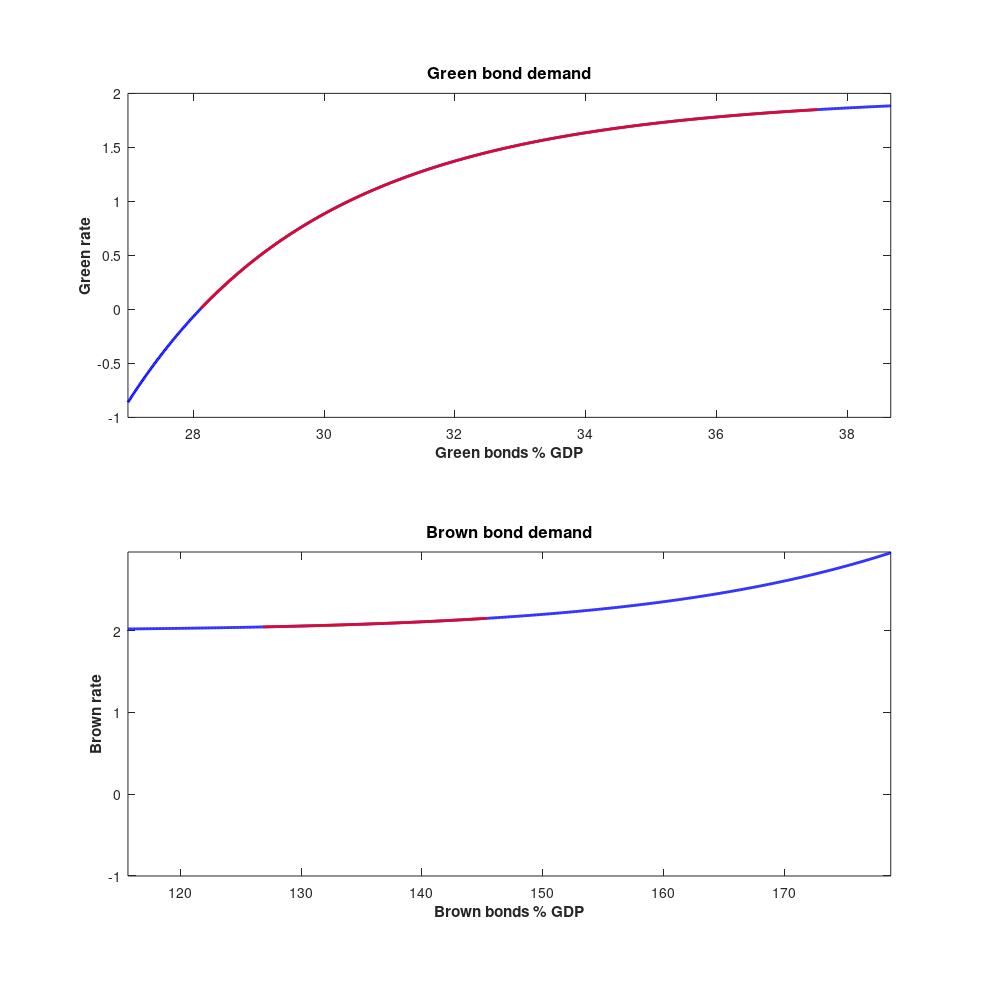

Here is the MATLAB script that generated this plot:
%%%%%%%%%%%%%%%%%%%%%%%%%%%%%%%%%%%%%%%%%%%%%%%%%%%%%%%%%%%%%%%%%%%%%%%%%%%
%%%%%%%%%%%%%%%Ferrari and Nispi Landi (IJCB 2023)%%%%%%%%%%%%%%%%%%%%%%%%%
%%%%%%%%%%%%%%%%%%%%%%%%%%%%%%%%%%%%%%%%%%%%%%%%%%%%%%%%%%%%%%%%%%%%%%%%%%%

% This file plots the bond functions in Figure 3


clear all; 
clc;
close all;
SAVE=0;
FigW=25;
FigH=FigW;
usedfont='Georgia';

load par_trans
load par_bond
load par_plot


N=1000;

bGstart=bHG(end);
bGend=bHG(1);

bBstart=bHB(end);
bBend=bHB(1);

gg = linspace(bGstart-0.1,bGend+0.1,N)';
bb = linspace(bBstart-1,bBend+3,N)';

gg2 = gg;
bb2 = bb;

gg2(1:96)=NaN*ones(96,1);
gg2(905:end)=NaN*ones(96,1);
bb2(1:177)=NaN*ones(177,1);
bb2(472:end)=NaN*ones(529,1);


rG=zeros(N,1);
rB=zeros(N,1);
rG2=zeros(N,1);
rB2=zeros(N,1);

for ii=1:N
    rG(ii)=theta/betta*(1-nuG./lam.*(gg(ii).^(-kappaG)));
    rB(ii)=theta/betta*(1+nuB./lam.*(bb(ii).^(+kappaB)));
    rG2(ii)=theta/betta*(1-nuG./lam.*(gg2(ii).^(-kappaG)));
    rB2(ii)=theta/betta*(1+nuB./lam.*(bb2(ii).^(+kappaB)));
end

figure;
set(gcf,'color', 'white',...
        'PaperUnits','centimeters','PaperSize',[FigW FigH],...
        'PaperPosition',[0,0,FigW,FigH],'PaperPositionMode','manual',...
        'Units','centimeters',...
        'Position',[0,0,FigW,FigH]);

subplot(2,1,1)
plot(100*gg/(4*y_start), 400*(rG-1),'b','Linewidth',2);
hold on
plot(100*gg2/(4*y_start), 400*(rG2-1),'r','Linewidth',2);
title('Green bond demand','Fontsize',12,'fontweight','bold')
xlim([100*gg(1)/(4*y_start) 100*gg(end)/(4*y_start)])
%ylim([-1 0.006*400])
xlabel('Green bonds % GDP','Fontsize',11,'fontweight','bold') 
ylabel('Green rate','Fontsize',11,'fontweight','bold') 


subplot(2,1,2)
plot(100*bb/(4*y_start), 400*(rB-1),'b','Linewidth',2);
hold on
plot(100*bb2/(4*y_start), 400*(rB2-1),'r','Linewidth',2);
title('Brown bond demand','Fontsize',12,'fontweight','bold')
xlim([100*bb(1)/(4*y_start) 100*bb(end)/(4*y_start)])
ylim([-1 0.0074*400])
xlabel('Brown bonds % GDP','Fontsize',11,'fontweight','bold') 
ylabel('Brown rate','Fontsize',11,'fontweight','bold') 

if SAVE==1
print('-dpng','-r500',['./figures/bond.png'])
end